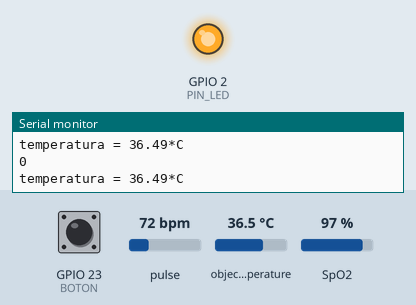
This sketch was run on a simulated ESP32. On the bench: output pins drawn as LEDs (lit = HIGH), the last lines printed to the serial monitor. The test bench sets the inputs (shaded band); at power-on: GPIO 23 (BOTON) LOW, pulse 72 bpm, object temperature 36.5 °C, SpO2 97 %. WiFi joins after 1.5 s; servers stay silent unless stated; network time is answered at once with the bench clock; the local clock reads 2024-03-15 10:24:30 at power-on unless the sketch sets it; web services answer with replies made up by the test bench.

Above: at 2.7 s.
2.8 s: GPIO 23 (BOTON) pulled HIGH for 0.15 s
At 3.5 s:
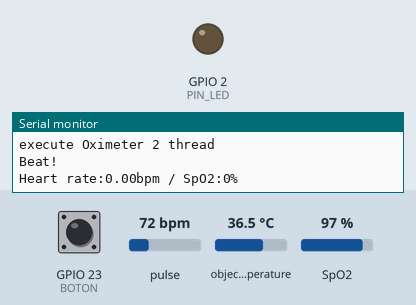
5.5 s: GPIO 23 (BOTON) pulled HIGH for 1 s
At 7.7 s:
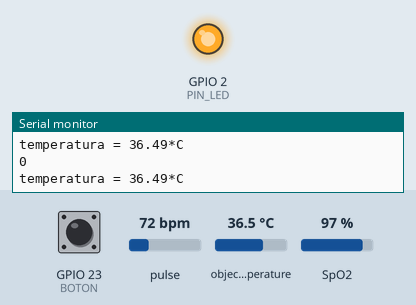
9.5 s: GPIO 23 (BOTON) pulsed HIGH 5 times (0.12 s each, 0.3 s apart)
At 10.7 s:
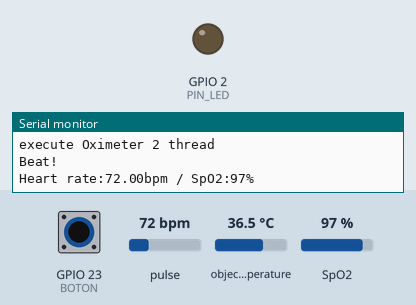
14.0 s: GPIO 23 (BOTON) pulsed HIGH 2 times (0.12 s each, 0.3 s apart)
At 16.0 s:
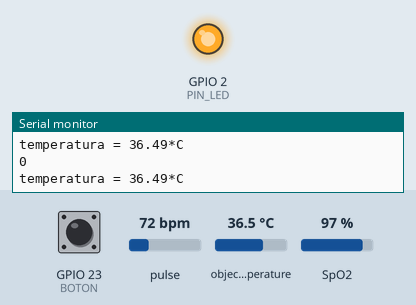
17.6 s: GPIO 23 (BOTON) pulled HIGH for 3.2 s
At 18.4 s:
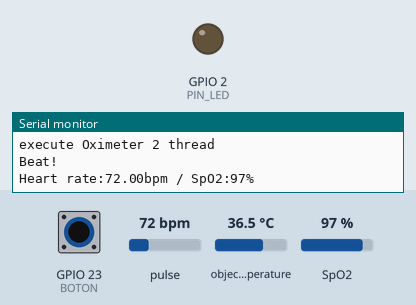
Timing chart, 0 to 22.4 s (numbered marks = the images above; inputs shaded):
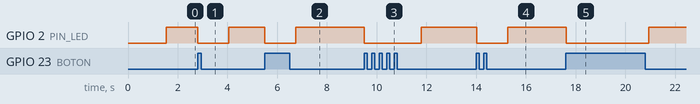

Measured:
- after the input at 2.8 s, GPIO 2 (PIN_LED): HIGH → LOW at once, → HIGH 1.2 s later
- after the input at 5.5 s, GPIO 2 (PIN_LED): HIGH → LOW at once, → HIGH 1.2 s later
- after the input at 9.5 s, GPIO 2 (PIN_LED): HIGH → LOW at once, → HIGH 2.3 s later
- after the input at 14.0 s, GPIO 2 (PIN_LED): HIGH → LOW at once, → HIGH 1.3 s later
- after the input at 17.6 s, GPIO 2 (PIN_LED): HIGH → LOW at once, → HIGH 3.3 s later

The sketch:

MSV.ino
```cpp
#include "global.h" //Import Variables Globales
#include "src/wifi-connection/wifi-connet.h" //Import Conexion WIFI
#include "src/oximeter/oximeter.h" //Import Conexion Oximeter
#include "src/temperature/temperature.h" //Import Conexion Temperature
#include "src/services-rest/services-rest.h" //Import Conexion services-rest-JSON
#include "src/button-action/button-action.h" //Import button ON or OFF
#include "src/util/date-util.h" //Import Conexion Temperature

void setup() {
  // put your setup code here, to run once:
  Serial.begin(VELOCITY_PORT); //eligo velocidad de comunicacion con el dispocitivo

  pinMode(BOTON, INPUT);  // CONFIGURAR PINES COMO ENTRADAS
  pinMode(PIN_LED, OUTPUT); // CONFIGURAR PIN DE LED COMO SALIDA

  setupButton(BOTON);
  connectWifi();
  setupZoneHours();
  setupTemperature();
  setupOximeter();
}

void loop() {
      // put your main code here, to run repeatedly:
      Serial.println(); //se deja una linea en la consola

      Serial.println("execute Temperature 1 thread");
      //execute Temperature 1 thread
      loopTemperature();

       Serial.println("execute Oximeter 2 thread");
      //execute Oximeter 2 thread
      loopOximeter();
}

void loopTemperature(){
      //si apreta boton ejecuto
    if (getStatusButton() == LOW) {
       setTemperaturaMax(0);
       updateTimeClient();
        while (getStatusButton() == LOW) {
          Serial.println(getStatusButton()); //muestro estado del boton

          digitalWrite(PIN_LED, HIGH); //prende el led
          startTemperature();
        }
        digitalWrite(PIN_LED, LOW);//apaga el led
        Serial.println(getTemperaturaMax()); //imprimo en consola la temperatura tomada
        connectWifi();
        sendServicesRESTJson(KEY_FIELD_TEMPERATURE, (String)getTemperaturaMax()); // envio el dato a la API
        Serial.println(); //se deja una linea en la consola
    }
}

void loopOximeter(){
  executeOximeter(); //Ejecuto el oximeter pendiente que hacer para el envio del dato a la API
  delay(1000); //espeo 1 segundo
}
```

global.h
```cpp
//---------------------VARIABLES GLOBALES-------------------------

#define BOTON 23
#define PIN_LED 2
#define VELOCITY_PORT 9600
#define KEY_FIELD_TEMPERATURE "field1"
#define KEY_FIELD_HEART "field2"
#define KEY_FIELD_SPO2 "field3"
```

button-action.cpp
```cpp
#include <Arduino.h>
// ASIGNACION DE PINES
int boton;

void setupButton(int btnAction){
	boton = btnAction;
	pinMode(boton, INPUT);  // CONFIGURAR PINES COMO ENTRADAS
}
int getStatusButton(){
 return digitalRead(boton);
}
```

button-action.h
```cpp
void setupButton(int btnAction);
int getStatusButton();
```

oximeter.cpp
```cpp
#include <Arduino.h>
#include "MAX30100_PulseOximeter.h" //libreria sensor oximetro
#include <Wire.h>
#include "oximeter.h"
//// oximetro
PulseOximeter pox;// intanciamos el oximetro
uint32_t tsLastReport = 0;

void setupOximeter(){
	pox.begin(); // prende el oximetro y devuelve un booleano

	// oximetro
	// Initialize the PulseOximeter instance
	// Failures are generally due to an improper I2C wiring, missing power supply
	// or wrong target chip
	if (!pox.begin()) {
		Serial.println("FAILED");
	} else {
		Serial.println("SUCCESS");
	}

	pox.setOnBeatDetectedCallback(onBeatDetected);
}

//// Callback (registered below) fired when a pulse is detected
////
void onBeatDetected(){
 Serial.println("Beat!");
}

void executeOximeter(){
    //ejecuto oximetro
    // Make sure to call update as fast as possible
	pox.update();

	// Asynchronously dump heart rate and oxidation levels to the serial
	// For both, a value of 0 means "invalid"
	if (millis() - tsLastReport > REPORTING_PERIOD_MS) {
		Serial.print("Heart rate:");
		Serial.print(pox.getHeartRate());
		Serial.print("bpm / SpO2:");
		Serial.print(pox.getSpO2());
		Serial.println("%");

		tsLastReport = millis();
	}
}
```

oximeter.h
```cpp
#define REPORTING_PERIOD_MS     1000

//Configuracion del oximetro
void setupOximeter();
void onBeatDetected();
void executeOximeter();
```

services-rest.cpp
```cpp
#include <HTTPClient.h>  // a definir
#include <ArduinoJson.h> // a definir
#include <Arduino.h>
#include "services-rest.h"

void setupServicesRESTJson(){}

void sendServicesRESTJson(String key, String value){
	 //Services REST
      HTTPClient http;
      http.begin(ENDPOINT);      //Specify request destination
      http.addHeader("Content-Type", "application/json");

      //JSON ARDUINO Version 5 No usar otra version
      StaticJsonBuffer<300> JSONbuffer;
      JsonObject& JSONencoder = JSONbuffer.createObject();
      char json[256];
      JSONencoder["api_key"] = API_KEY_MONIT;
      JSONencoder[key] = value;
      JSONencoder.printTo(json, sizeof(json));

      int httpCode = http.POST(json);   //Send the request
      String payload = http.getString();  //Get the response payload

      Serial.println(httpCode);   //Print HTTP return code
      Serial.println(payload); // se imprime lo enviado a la api

      //Finalizo conexión servicio
      http.end();
}
```

services-rest.h
```cpp
#define ENDPOINT "https://api.thingspeak.com/update.json"
#define API_KEY_MONIT "I5T49S292QVA7O3A"

//Configuración del services REST
void setupServicesRESTJson();

void sendServicesRESTJson(String key, String value);
```

temperature.cpp
```cpp
#include <Adafruit_MLX90614.h>
#include <Arduino.h>

Adafruit_MLX90614 mlx = Adafruit_MLX90614();
float temp = 0;

void setupTemperature(){
	 mlx.begin();
}

void startTemperature(){
	Serial.print("temperatura = ");
	Serial.print(mlx.readObjectTempC());//leo temperatura
	Serial.println("*C");
	Serial.println();
	if (temp < mlx.readObjectTempC()) {  //tomo la temperatura mas alta registrada
		temp = mlx.readObjectTempC();
	}
}

float getTemperaturaMax(){
	return temp;
}

void setTemperaturaMax(float temperature){
	temp = temperature;
}
```

temperature.h
```cpp
//Configuración de la temperatura
void setupTemperature();
void startTemperature();
float getTemperaturaMax();
void setTemperaturaMax(float temperature);
```

date-util.cpp
```cpp
#include <NTPClient.h> // a definir
#include <WiFiUdp.h> // a definir
#include <Arduino.h>

WiFiUDP ntpUDP; // Define NTP Client to get time
NTPClient timeClient(ntpUDP); // Define NTP Client to get time

void setupZoneHours(){
  timeClient.begin(); // Initialize a NTPClient to get time
  timeClient.setTimeOffset(-10800);  // Ajuste a Zona Horaria GMT-3
}

//obtenemos fecha dia mes y hora y se formatea
String getDate() {
  String formattedDate;
  String dayStamp; // Variables to save date and time
  String timeStamp; // Variables to save date and time
  String anio; // Variables to save date and time
  String mes; // Variables to save date and time
  String dia; // Variables to save date and time
  String hora; // Variables to save date and time
  String minutos; // Variables to save date and time
  String segundos; // Variables to save date and time
  // formattedDate viene con el siguiente formato: 2018-05-28T16:00:13Z
  formattedDate = timeClient.getFormattedDate();

  // necesitamos extraer los distintos datos para reformatearl a YYmmDDhhMMss
  // Extract date
  anio = formattedDate.substring(0, 4);
  mes = formattedDate.substring(5, 7);
  dia = formattedDate.substring(8, 10);
  hora = formattedDate.substring(11, 13);
  minutos = formattedDate.substring(14, 16);
  segundos = formattedDate.substring(17, 19);

  dayStamp = anio + mes + dia; // dia anio y mes formateado
  timeStamp = hora + minutos + segundos; // hora formateada

  return dayStamp + timeStamp; //fecha completa
}

void updateTimeClient(){
  while (!timeClient.update()) {
      timeClient.forceUpdate();
    }
  Serial.println(getDate());
}
```

date-util.h
```cpp
void setupZoneHours();
String getDate();
void updateTimeClient();
```

wifi-connet.cpp
```cpp
#include <WiFi.h> //libreria WiFi
#include <Arduino.h>
#include "wifi-connet.h"

void connectWifi()
{
  int contconexion = 0;
   // Conexión WIFI
  WiFi.begin(SSID_WIFI, PASS_WIFI);
  //Cuenta hasta 50 si no se puede conectar lo cancela
  while (WiFi.status() != WL_CONNECTED and contconexion < 50) {
    ++contconexion;
    delay(500);
    Serial.print(".");
  }
  if (contconexion < 50) {

    // Serial.println("");
    Serial.println("WiFi conectado");
    Serial.println(WiFi.localIP());
  }
  else {
    Serial.println("");
    Serial.println("Error de conexion");
  }
}
```

wifi-connet.h
```cpp
#define SSID_WIFI "RadioForever"
#define PASS_WIFI "12345678"

//metodo para conectar la red de wifi
void connectWifi();
```
